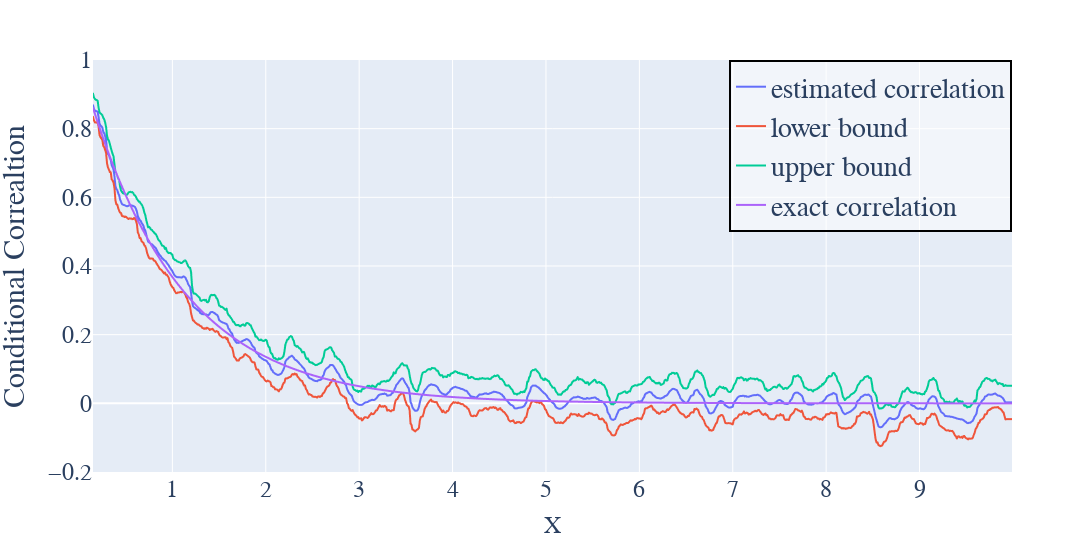

The cell this chart's notebook holds for it:
### Markdown cell above
### exponential conditional correlation

### Code cell
import numpy as np

n = 100000

# Generate standard normal random variables for Y_t, X_t, and epsilon_t
Y_t = np.random.normal(size=n)
X_t = np.random.uniform(low=0, high=10, size=n)
epsilon_t = np.random.normal(size=n)

# Calculate Z_t using the specified formula
Z_t = Y_t * np.exp(-X_t) + np.sqrt(1 - np.exp(-2 * X_t)) * epsilon_t

# Z_t now contains your generated sample
x = X_t.reshape(-1,1)
w = np.array(Y_t)
y = np.array(Z_t)

forest = CausalForest(n_estimators = 1000 ,criterion = "mse" ,min_samples_leaf=200)
forest.fit(x,y,w)



x_test = np.arange(0.15, 10, 0.01).reshape(-1,1)
pred,lb,ub = forest.predict(x_test, interval  = True)

x_test = np.squeeze(x_test)
pred = np.squeeze(pred)
lb = np.squeeze(lb)
ub = np.squeeze(ub)

data = {'X' : x_test , 'estimated correlation' : pred , 'lower bound':lb , 'upper bound':ub , 'exact correlation' : np.exp(-x_test)}
df = pd.DataFrame(data)

fig = px.line(df, x="X", y = df.columns)
fig.update_layout(yaxis_range=[-0.2,1])
fig.update_layout(xaxis=dict(
        title='X',
        titlefont=dict(size=24 , family="Times New Roman"),
        tickfont=dict(size=24, family="Times New Roman"),# Set x-axis title font size here
    ),
    yaxis=dict(
        title=r'Conditional Correaltion',
        titlefont=dict(size=30, family="Times New Roman"),
        tickfont=dict(size=24, family="Times New Roman"),
    ),
    legend=dict(
          title='',
          title_font=dict(size=24, family="Times New Roman"),
          font=dict(size=28, family="Times New Roman"),
          bgcolor='rgba(255,255,255,0.5)',
          bordercolor="Black",
          borderwidth=2,
        x=1,  # Positioning on the x-axis (1 is at the far right of the graph)
        xanchor='auto',  # Anchoring the legend
        y=1,  # Positioning on the y-axis (1 is at the top of the graph)
        yanchor='auto'  # Anchoring the legend

    )
)
fig.update_layout(
    width=233 * 6,  # Width of the plot in pixels
    height=92 * 6  # Height of the plot in pixels
)
fig.show()

### Figure 1 — Plotly figure (JSON) as saved in the notebook; plotly's stock layout.template omitted (floating-point values rounded to 4 significant figures; data arrays with more than 128 entries replaced by an {"elided": "..."} marker saying what was removed)
{"data": [{"hovertemplate": "variable=estimated correlation<br>X=%{x}<br>value=%{y}<extra></extra>", "legendgroup": "estimated correlation", "line": {"color": "#636efa", "dash": "solid"}, "marker": {"symbol": "circle"}, "mode": "lines", "name": "estimated correlation", "showlegend": true, "type": "scattergl", "x": {"elided": "985 float values"}, "xaxis": "x", "y": {"elided": "985 float values"}, "yaxis": "y"}, {"hovertemplate": "variable=lower bound<br>X=%{x}<br>value=%{y}<extra></extra>", "legendgroup": "lower bound", "line": {"color": "#EF553B", "dash": "solid"}, "marker": {"symbol": "circle"}, "mode": "lines", "name": "lower bound", "showlegend": true, "type": "scattergl", "x": {"elided": "985 float values"}, "xaxis": "x", "y": {"elided": "985 float values"}, "yaxis": "y"}, {"hovertemplate": "variable=upper bound<br>X=%{x}<br>value=%{y}<extra></extra>", "legendgroup": "upper bound", "line": {"color": "#00cc96", "dash": "solid"}, "marker": {"symbol": "circle"}, "mode": "lines", "name": "upper bound", "showlegend": true, "type": "scattergl", "x": {"elided": "985 float values"}, "xaxis": "x", "y": {"elided": "985 float values"}, "yaxis": "y"}, {"hovertemplate": "variable=exact correlation<br>X=%{x}<br>value=%{y}<extra></extra>", "legendgroup": "exact correlation", "line": {"color": "#ab63fa", "dash": "solid"}, "marker": {"symbol": "circle"}, "mode": "lines", "name": "exact correlation", "showlegend": true, "type": "scattergl", "x": {"elided": "985 float values"}, "xaxis": "x", "y": {"elided": "985 float values"}, "yaxis": "y"}], "layout": {"height": 552, "legend": {"bgcolor": "rgba(255,255,255,0.5)", "bordercolor": "Black", "borderwidth": 2, "font": {"family": "Times New Roman", "size": 28}, "title": {"font": {"family": "Times New Roman", "size": 24}, "text": ""}, "tracegroupgap": 0, "x": 1, "xanchor": "auto", "y": 1, "yanchor": "auto"}, "margin": {"t": 60}, "width": 1398, "xaxis": {"anchor": "y", "domain": [0, 1], "tickfont": {"family": "Times New Roman", "size": 24}, "title": {"font": {"family": "Times New Roman", "size": 24}, "text": "X"}}, "yaxis": {"anchor": "x", "domain": [0, 1], "range": [-0.2, 1], "tickfont": {"family": "Times New Roman", "size": 24}, "title": {"font": {"family": "Times New Roman", "size": 30}, "text": "Conditional Correaltion"}}}}
